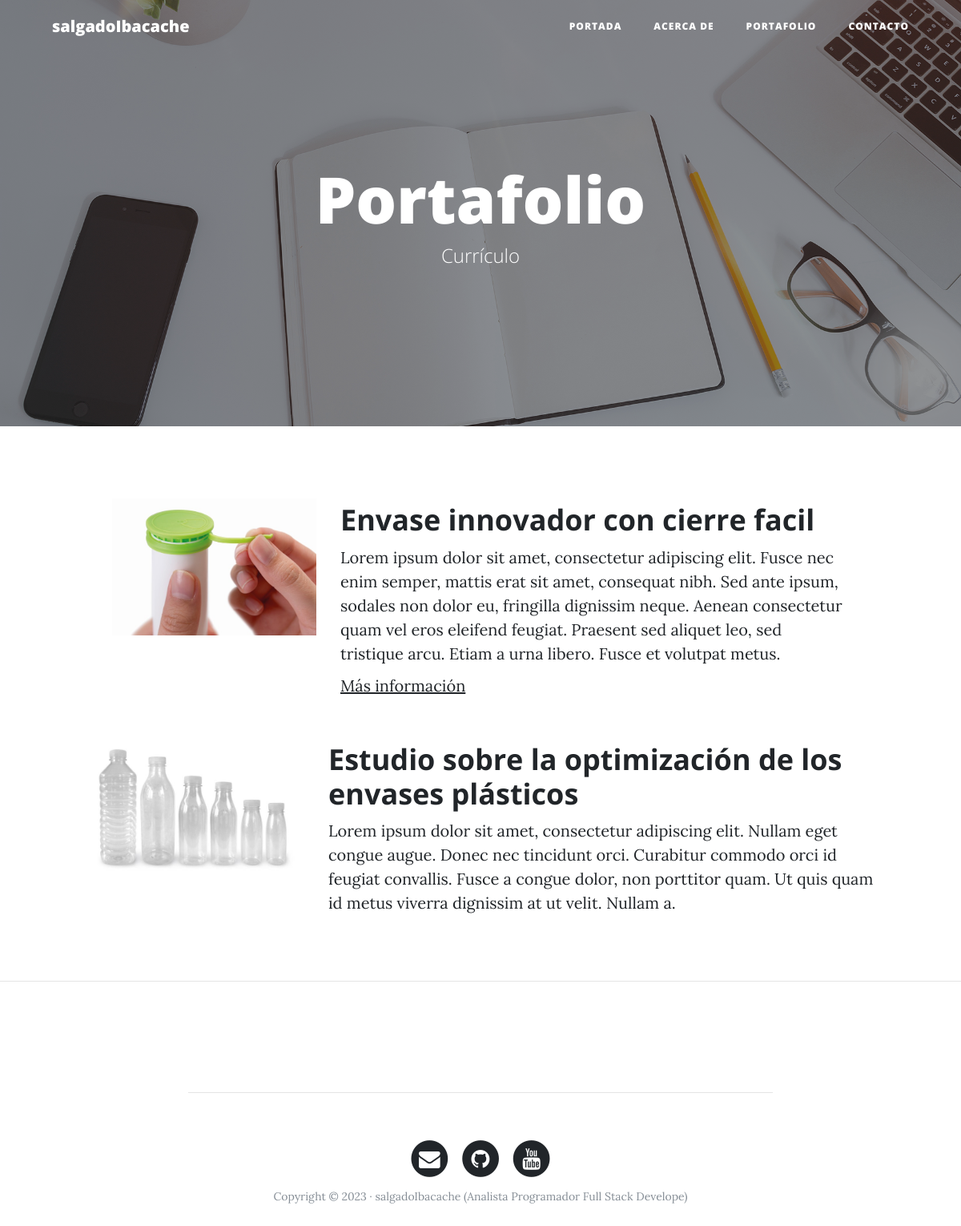
The page /portfolio/ on the database its author committed.
### portfolio/models.py (models this page shows, shortened)
class Project(models.Model):
    title = models.CharField(max_length=200, verbose_name="Titulo")
    description = models.TextField(verbose_name="Descripcion")
    image = models.ImageField(verbose_name="Imagen", upload_to="projects")#Todas las imagenes van al directorio project
    link = models.URLField(verbose_name="Direccion Web", null=True, blank=True)
    created = models.DateTimeField(auto_now_add=True, verbose_name="Fecha de creacion")
    updated = models.DateTimeField(auto_now=True, verbose_name="Fecha de edicion")
    class Meta:
        verbose_name = "proyecto"
        verbose_name_plural = "proyectos"
        ordering = ["-created"]

### portfolio/views.py (the view)
# urls.py: path('portfolio/', portfolio_views.portfolio, name="portfolio"),
def portfolio(request):
    projects = Project.objects.all()
    return render(request, "portfolio/portfolio.html", {'projects': projects})

### portfolio/templates/portfolio/portfolio.html (shortened to what this page needs)
{% extends 'core/base.html'%}
{% block background%}{% load static %} {% static 'core/img/portfolio-bg.jpg' %}{% endblock  %}
{% block headers %}
<h1>Portafolio</h1>
<span class="subheading">Currículo</span>
{% endblock %}
{% block content %}
    {% for project in projects %}
<div class="row project">
    <div class="col-lg-3 col-md-4 offset-lg-1">
        <img class="img-fluid" src="{{project.image.url}}" alt="">
    </div>
    <div class="col-lg-7 col-md-8">
        <h2 class="section-heading title">{{project.title}}</h2>
    <p>{{project.description}}</p>
    {% if project.link %}
        <p><a href="{{project.link}}">Más información</a></p>
    {% endif %}
    </div>
</div>
</div>
{% endfor %}
{% endblock %}

### core/templates/core/base.html (shortened to what this page needs)
<!DOCTYPE html>
<html lang="es">
  <head>
    {% load static %}
    <link href="{% static 'core/vendor/bootstrap/css/bootstrap.min.css' %}" rel="stylesheet">
    <link href="{% static 'core/vendor/font-awesome/css/font-awesome.min.css' %}" rel="stylesheet" type="text/css">
    <link href="{% static 'core/css/clean-blog.min.css' %}" rel="stylesheet">
  </head>
  <body>
    <nav class="navbar navbar-expand-lg navbar-light fixed-top" id="mainNav">
      <div class="container">
        <a class="navbar-brand" href="{% url 'home' %}">salgadoIbacache</a>
        <div class="collapse navbar-collapse" id="navbarResponsive">
          <ul class="navbar-nav ml-auto">
            <li class="nav-item">
              <a class="nav-link" href="{% url 'home' %}">Portada</a>
            </li>
            <li class="nav-item">
              <a class="nav-link" href="{% url 'about' %}">Acerca de</a>
            </li>
            <li class="nav-item">
              <a class="nav-link" href="{% url 'portfolio' %}">Portafolio</a>
            </li>
            <li class="nav-item">
              <a class="nav-link" href="{% url 'contact' %}">Contacto</a>
            </li>
          </ul>
        </div>
      </div>
    </nav>
    <header class="masthead" style="background-image: url('{% block background %}{% endblock %}')">
      <div class="overlay"></div>
      <div class="container">
        <div class="row">
          <div class="col-lg-8 col-md-10 mx-auto">
            <div class="site-heading">
                {% block headers %}{% endblock %}
            </div>
          </div>
        </div>
      </div>
    </header>
    <div class="container">
        {% block content %}{% endblock %}
    {% if request.path != "/"%}<hr>{% endif%}
    <footer>
      <div class="container">
        <div class="row">
          <div class="col-lg-8 col-md-10 mx-auto">
            {% if request.path != '/' %}
            <hr>
            {% endif %}
            <ul class="list-inline text-center">
              <li class="list-inline-item">
                <a href="#">
                  <span class="fa-stack fa-lg">
                    <i class="fa fa-circle fa-stack-2x"></i>
                    <i class="fa fa-envelope fa-stack-1x fa-inverse"></i>
                  </span>
                </a>
              </li>
              <li class="list-inline-item">
                <a href="#">
                  <span class="fa-stack fa-lg">
                    <i class="fa fa-circle fa-stack-2x"></i>
                    <i class="fa fa-github fa-stack-1x fa-inverse"></i>
                  </span>
                </a>
              </li>
              <li class="list-inline-item">
                <a href="#">
                  <span class="fa-stack fa-lg">
                    <i class="fa fa-circle fa-stack-2x"></i>
                    <i class="fa fa-youtube fa-stack-1x fa-inverse"></i>
                  </span>
                </a>
              </li>
            </ul>
            <p class="copyright text-muted">Copyright &copy; 2023 · salgadoIbacache (Analista Programador Full Stack Develope) </p>
          </div>
        </div>
      </div>
    </footer>
  </body>
</html>

### rows shown on the page
Project: image (picture), title "Envase innovador con cierre facil", description "Lorem ipsum dolor sit amet, consectetur adipiscing elit. Fusce nec enim semper, mattis erat sit amet, consequat nibh. Sed ante ipsum, sodales non dolor eu, fringilla dignissim neque. Aenean consectetur quam vel eros eleifend feugiat. Praesent sed aliquet leo, sed tristique arcu. Etiam a urna libero. Fusce et volutpat metus."
Project: image (picture), title "Estudio sobre la optimización de los envases plásticos", description "Lorem ipsum dolor sit amet, consectetur adipiscing elit. Nullam eget congue augue. Donec nec tincidunt orci. Curabitur commodo orci id feugiat convallis. Fusce a congue dolor, non porttitor quam. Ut quis quam id metus viverra dignissim at ut velit. Nullam a."
